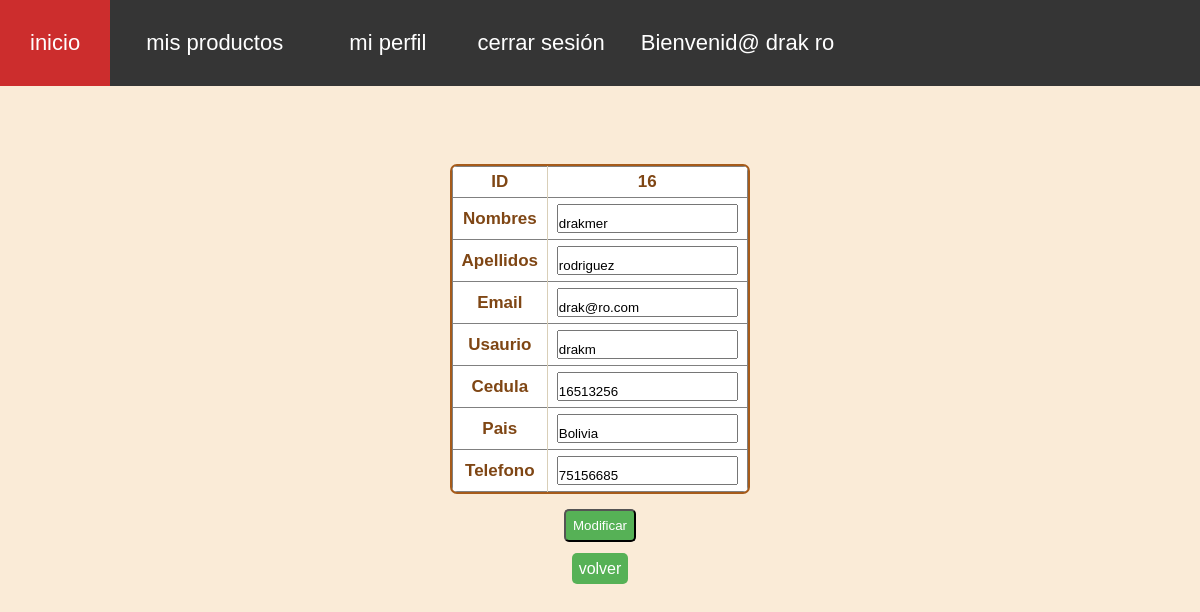
/perfil/modificar.php?id=16 (signed in), run on an earlier commit of the app's database.
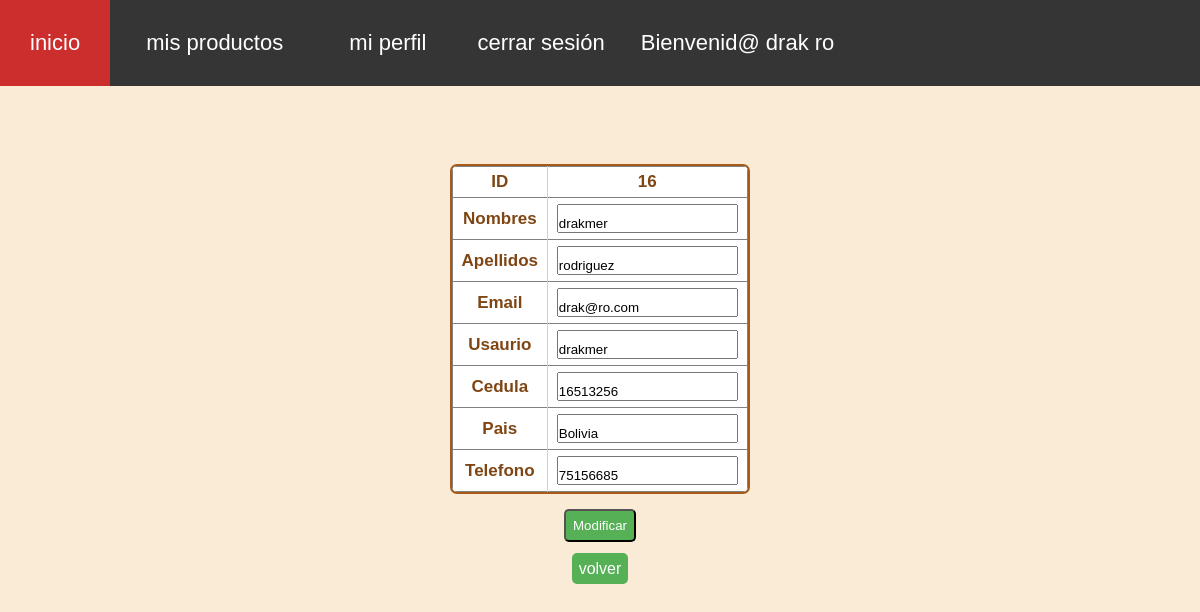
And on a later commit of the database.
### tables this page shows
CREATE TABLE IF NOT EXISTS `usuarios` (
  `id_usuario` int(11) NOT NULL AUTO_INCREMENT,
  `nombres` varchar(25) NOT NULL,
  `apellidos` varchar(25) NOT NULL,
  `usuario` varchar(25) NOT NULL,
  `contrasena` varchar(250) NOT NULL,
  `email` varchar(25) NOT NULL,
  `tipo` int(1) NOT NULL,
  `cedula` varchar(15) NOT NULL,
  `pais` varchar(20) NOT NULL,
  `numero_cell` varchar(25) NOT NULL,
  `genero` varchar(9) NOT NULL,
  `cash` varchar(25) NOT NULL,
  `Fech_Nac` int(11) NOT NULL,
  PRIMARY KEY (`id_usuario`)
);

### perfil/modificar.php (the view, shortened to what this page needs)
<!DOCTYPE html>
<html lang="es">
<head>
    <link rel="stylesheet" type="text/css" href="../style/style.css">
    <link rel="stylesheet" type="text/css" href="../style/style1.css">
</head>
<body>
    <?php require_once ('../view/menu_navegacion_us.php');
$id=$_REQUEST['id'];
$sql="SELECT * FROM usuarios where id_usuario='$id'";
$result=$conn->query($sql);
?>
    <?php
    while($row=mysqli_fetch_assoc($result)){
    ?>
    <br>
    <br>
    <br>
    <center>
    <form method="post" action="actualizar.php">
        <div class="datagrid">
        <table border="1">
            <tr>
                <td>ID</td>
                <td><?php echo $row['id_usuario'];?></td>
            </tr>
            <tr>
                <td>Nombres</td>
                <td><input type="text" name="nombre"value='<?php echo $row['nombres'];?>'></td>
            </tr>
            <tr>
                <td>Apellidos</td>
                <td><input type="text" name="apellidos" value='<?php echo $row['apellidos'];?>'></td>
            </tr>
            <tr>
                <td>Email</td>
                <td><input type="Email" name="email" value='<?php echo $row['email'];?>'></td>
            </tr>
            <tr>
                <td>Usaurio</td>
                <td><input type="text" name="usuario" value='<?php echo $row['usuario'];?>'></td>
            </tr>
            <tr>
                <td>Cedula</td>
                <td><input type="text" name="cedula" value='<?php echo $row['cedula'];?>'></td>
            </tr>
            <tr>
                <td>Pais</td>
                <td><input type="text" name="pais" value='<?php echo $row['pais'];?>'></td>
            </tr>
            <tr>
                <td>Telefono</td>
                <td><input type="text" name="numero_cell" value='<?php echo $row['numero_cell'];?>'></td>
            </tr>
        </table>
        </div>
        <input class="boton" type="submit" value="Modificar">
    </form>
    <br><a class="boton" href="../perfil/perfil.php">volver</a>
    </center>
<?php
}
?>
</body>
</html>

What changed in the data, as far as the page shows it:
changed usuarios "rodriguez": usuario "drakm" → "drakmer"
